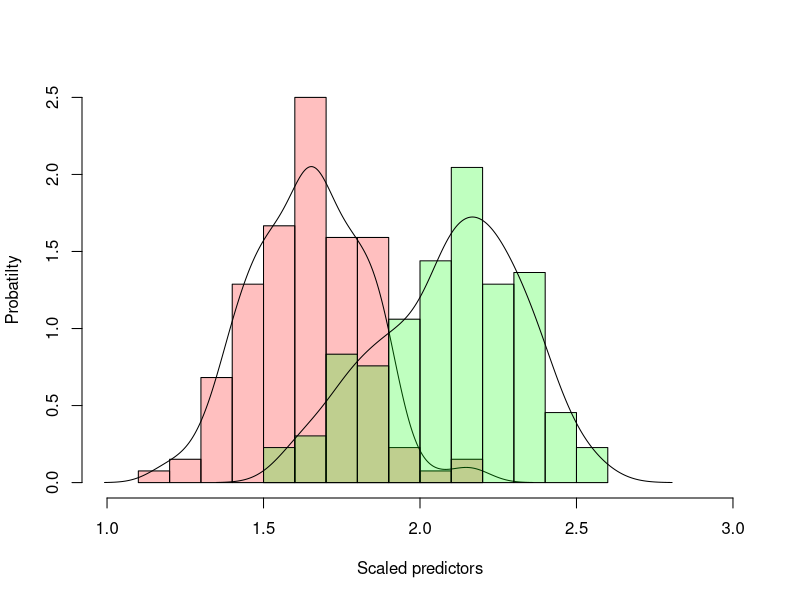
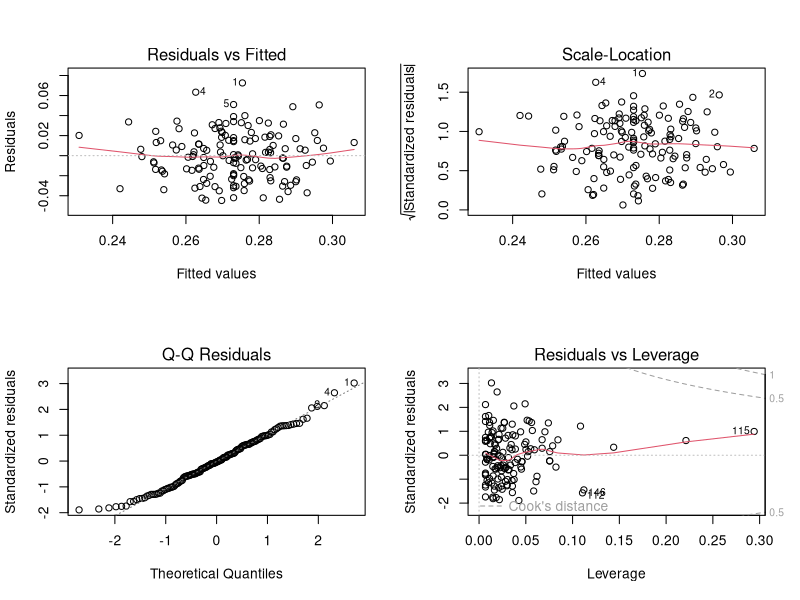
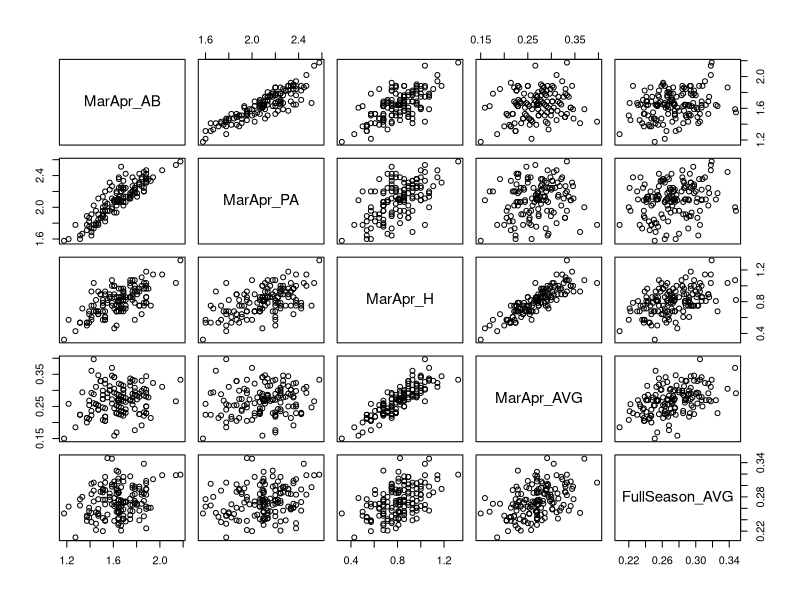

Here is the R script that generated these plots, in order:
# Candidate’s Choice Question 
#   for the Senior Quantitative Analyst Position at Philadelphia Phillies
# Submission: November 15, 2016
# Candidate: Meen Chul Kim

# Read in data
batting <- read.csv('data/batting.csv')

# Select rows without corrupted data
data <- subset(batting, MarApr_AB != 0)

# Scale variables by dividing by range
cols <- c('MarApr_AB', 'MarApr_PA', 'MarApr_H')
for (col in cols) {
  data[[col]] <- data[[col]] / diff(range(data[[col]]))  
}

# Histogram the distributions of MarApr_AB and MarApr_PA
hist(data$MarApr_AB, prob=T, xlim=c(1, 3), 
     xlab='Scaled predictors', ylab = 'Probatilty', main='',
     col=rgb(1, 0, 0, .25))
lines(density(data$MarApr_AB))
hist(data$MarApr_PA, add=T, prob=T, col=rgb(0, 1, 0, .25))
lines(density(data$MarApr_PA))

# Convert corruted data to NA
batting[batting == 0] <- NA

# Scale variables
for (col in cols) {
  batting[[col]] <- batting[[col]] / 
    diff(range(batting[[col]], na.rm = T))
}

# Impute means to NA
for (col in cols) {
  batting[[col]][is.na(batting[[col]])] <- 
    mean(batting[[col]], na.rm = T)
}
# Manual imputation for MarApr_AVG
batting$MarApr_AVG[is.na(batting$MarApr_AVG)] <- 
  mean(batting$MarApr_AVG, na.rm = T)

# Multivariate linear regression
model.1 <- lm(FullSeason_AVG ~ 
            MarApr_AB + 
            MarApr_PA + 
            MarApr_H + 
            MarApr_AVG,
          batting)
summary(model.1)

# Diagnostic plots 
layout(matrix(c(1, 2, 3, 4), 2, 2)) 
plot(model.1)
# Plot correlation
plot(batting[2:6])

# Remodel linear regression
model.2 <- lm(FullSeason_AVG ~ MarApr_H + MarApr_AVG, batting)
summary(model.2)
